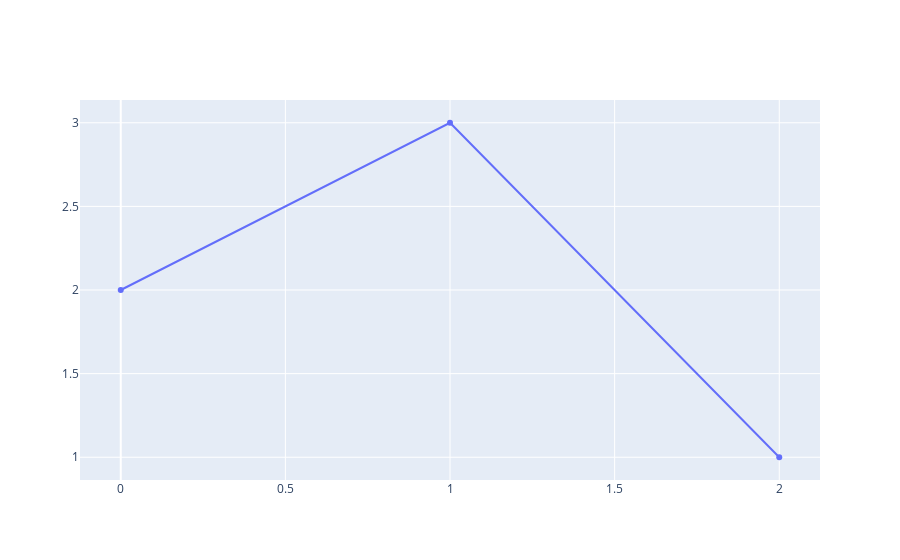

The notebook cell this image was saved under:
### Code cell
# import graph-objects
import plotly.graph_objects as go

# create figure on a dummy data
fig = go.Figure(data=go.Scatter(y=[2, 3, 1]))

# show plot
fig.show()

### Figure 1 — Plotly figure (JSON) as saved in the notebook; plotly's stock layout.template omitted (floating-point values rounded to 4 significant figures)
{"data": [{"type": "scatter", "y": [2, 3, 1]}], "layout": {}}
